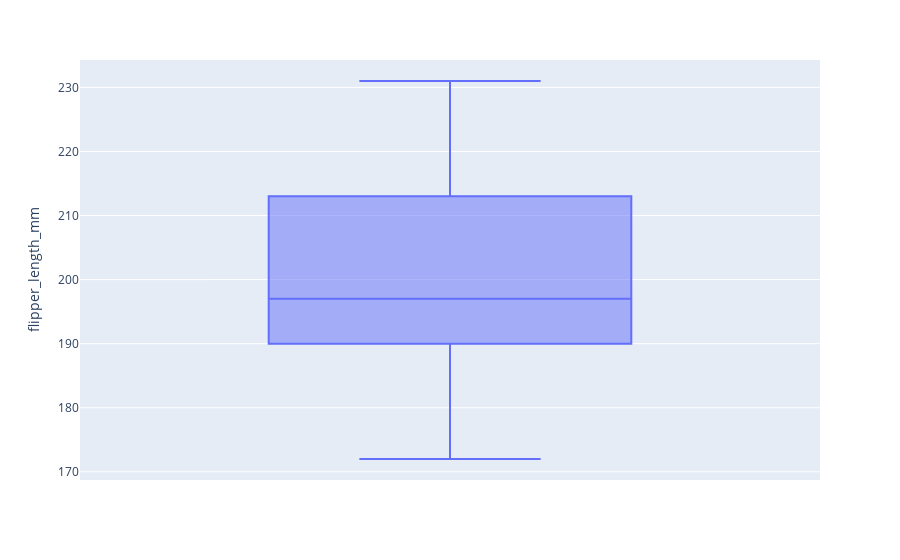

Here is the notebook cell this chart was saved with:
### Markdown cell above
![](https://pbs.twimg.com/media/Ehh6v4kVoAIbotc?format=jpg&name=4096x4096)

### Code cell
#import plotly.express as px
#df = px.data.tips()
#fig = px.box(df, y="total_bill")
fig = px.box(pingees, y="flipper_length_mm")
fig.show()

# How does this compare to the alternative histogram presentation of this data?

### Figure 1 — Plotly figure (JSON) as saved in the notebook; plotly's stock layout.template omitted (floating-point values rounded to 4 significant figures; data arrays with more than 128 entries replaced by an {"elided": "..."} marker saying what was removed)
{"data": [{"alignmentgroup": "True", "hovertemplate": "flipper_length_mm=%{y}<extra></extra>", "legendgroup": "", "marker": {"color": "#636efa"}, "name": "", "notched": false, "offsetgroup": "", "orientation": "v", "showlegend": false, "type": "box", "x0": " ", "xaxis": "x", "y": {"elided": "344 int values"}, "y0": " ", "yaxis": "y"}], "layout": {"boxmode": "group", "legend": {"tracegroupgap": 0}, "margin": {"t": 60}, "xaxis": {"anchor": "y", "domain": [0, 1]}, "yaxis": {"anchor": "x", "domain": [0, 1], "title": {"text": "flipper_length_mm"}}}}
